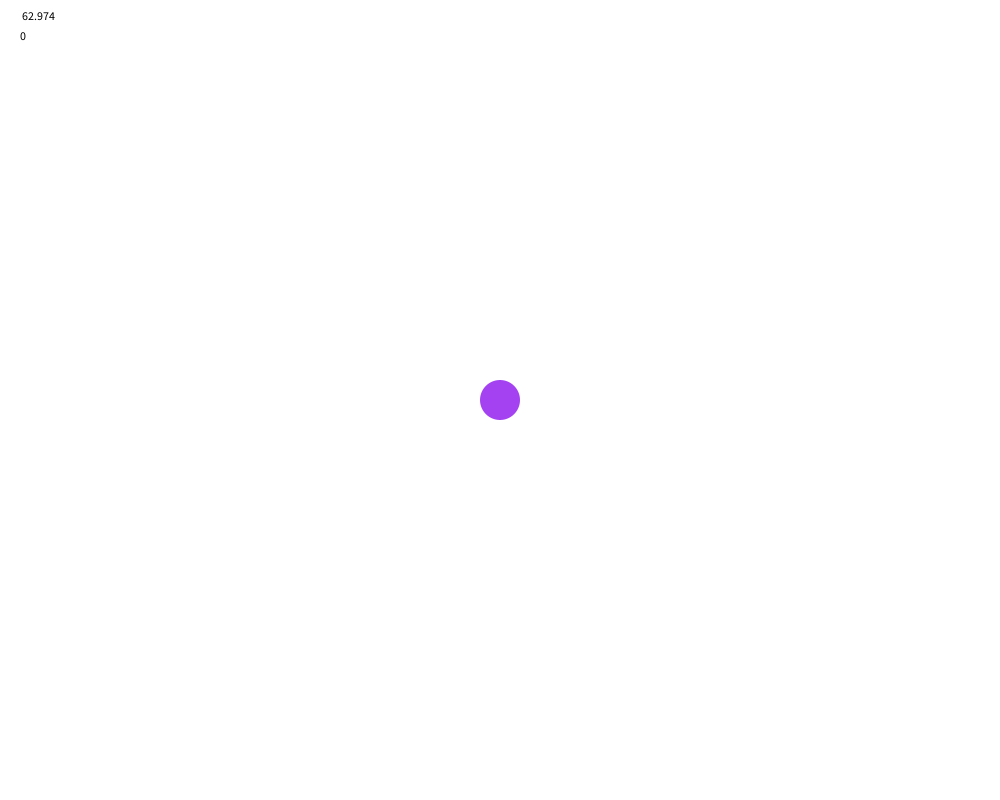
Frame 1 (no input)
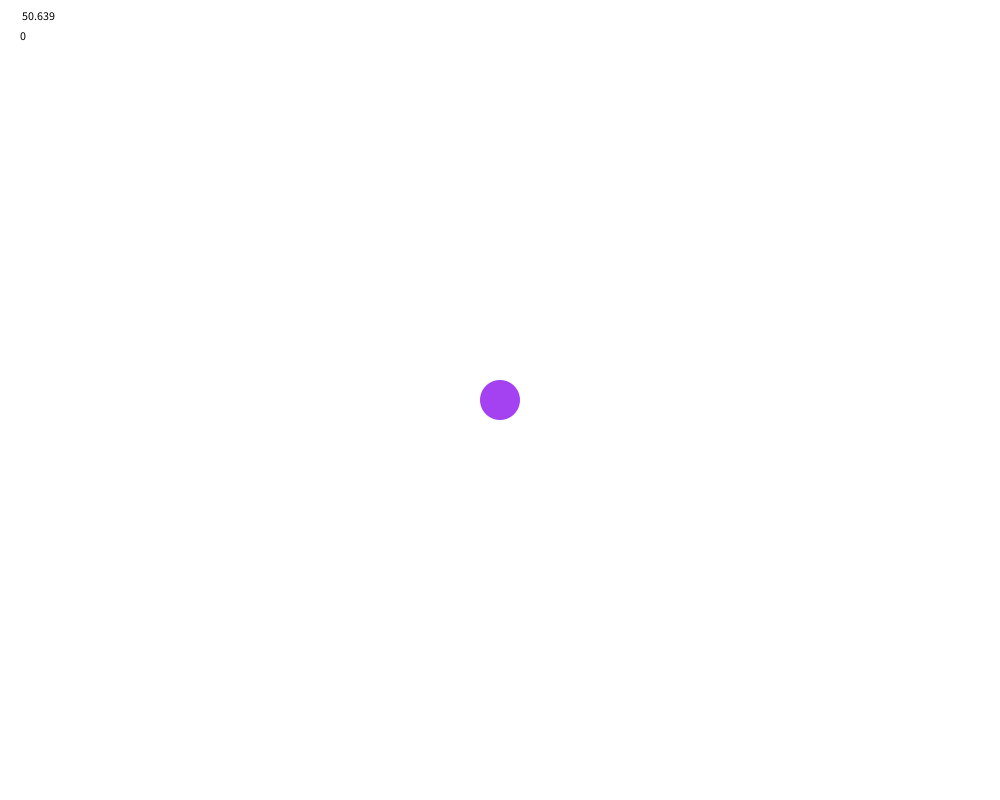
Frame 60 (the mouse pressed at the canvas centre just before this capture)
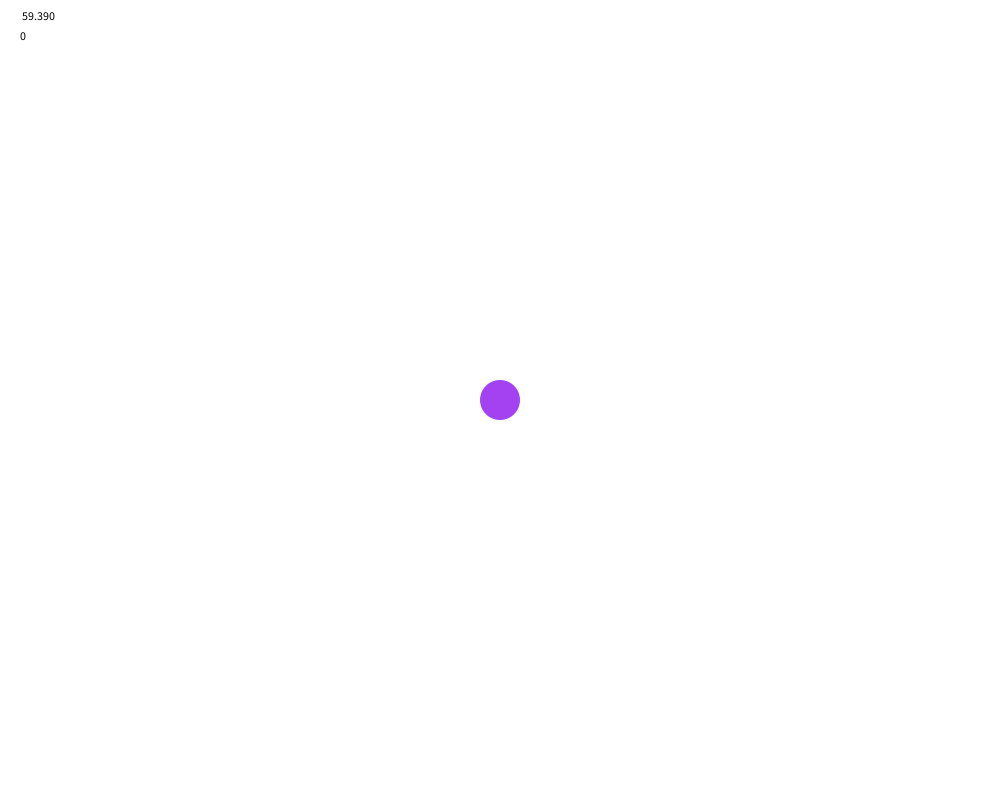
Frame 120 (the mouse held since frame 60 and released just before this capture)

The Processing sketch that drew these frames (run headless with seeded random() and noise(); from frame 60 on, the mouse is pressed at the canvas centre):

// Processing sketch: OrbPhysics
// ── OrbPhysics.pde
ArrayList<Orb>orbList;
float G = 40;
boolean Gravity = false;
Orb center;
    void setup() {
      size(1000, 800);
      orbList = new ArrayList<Orb>();
      center = new Orb(width/2,height/2,0,0,40);
    }
    void mouseClicked() {
      orbList.add(new Orb(mouseX,mouseY,5,0,20));
    }
    void draw() {
      background(255);
      center.display();
      for (Orb o : orbList) {
        o.move();
        o.display();
      }
      fill(0);
      text(frameRate,20,20);
      text(orbList.size(),20,40);
    }
public class Orb{
      float x,y;
      float xSpeed,ySpeed;
      float radius;
      color c;

      public Orb(float x_,float y_,float xSpeed_, float ySpeed_, float radius_ ){
        x = x_;
        y = y_;
        xSpeed = xSpeed_;
        ySpeed = ySpeed_;
        radius = radius_;
        //random color... why not.
        c = color(random(255),random(255),random(255));
      }


      void display(){
        noStroke();
        fill(c);
        ellipse(x,y,radius,radius);
      }

      void move(){
        x += xSpeed;
        y += ySpeed;
        if (x-radius/2 < 0){
          xSpeed *= -1;
          x = radius/2;
        }
        if(x > width-radius/2){
          xSpeed *= -1;
          x = width-radius/2;
        }
        if (y-radius/2 < 0){
          ySpeed *= -1;
          y = radius/2;
        }
        if (y > height-radius/2){
          ySpeed *= -1;
          y = height-radius/2;
        }
        if(Gravity) {
          ySpeed += 0.15;
        } else {
          this.attract(center);
        }
      }
      void attract(Orb other) {
        //float distanceSqr = ;
        float dist_x = x-other.x;
        float dist_y = y-other.y;
        float dist = sq(dist_x) + sq(dist_y);
        xSpeed -= G * (dist_x) / dist;
        ySpeed -= G * (dist_y) / dist;
      }
    }
